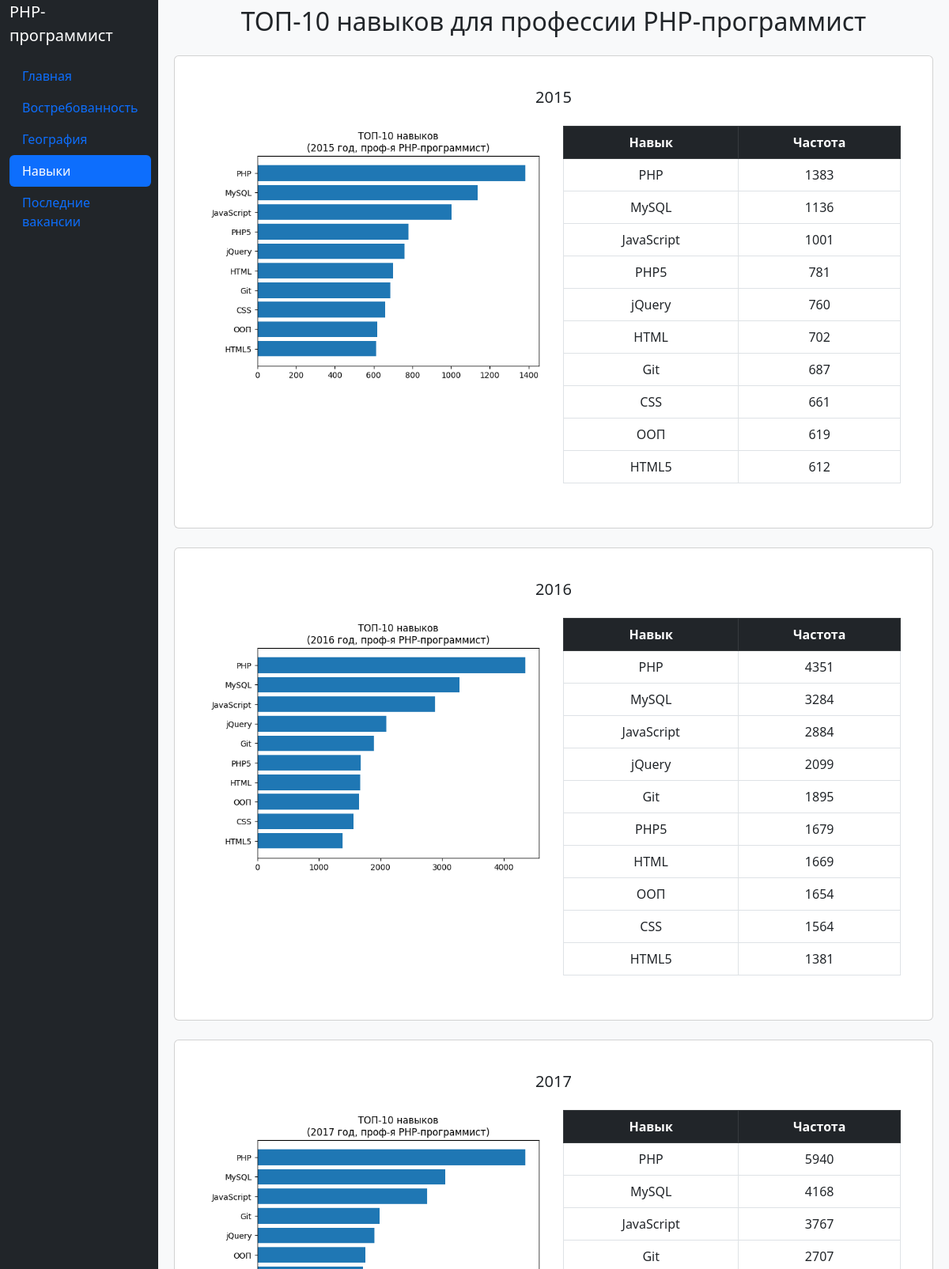
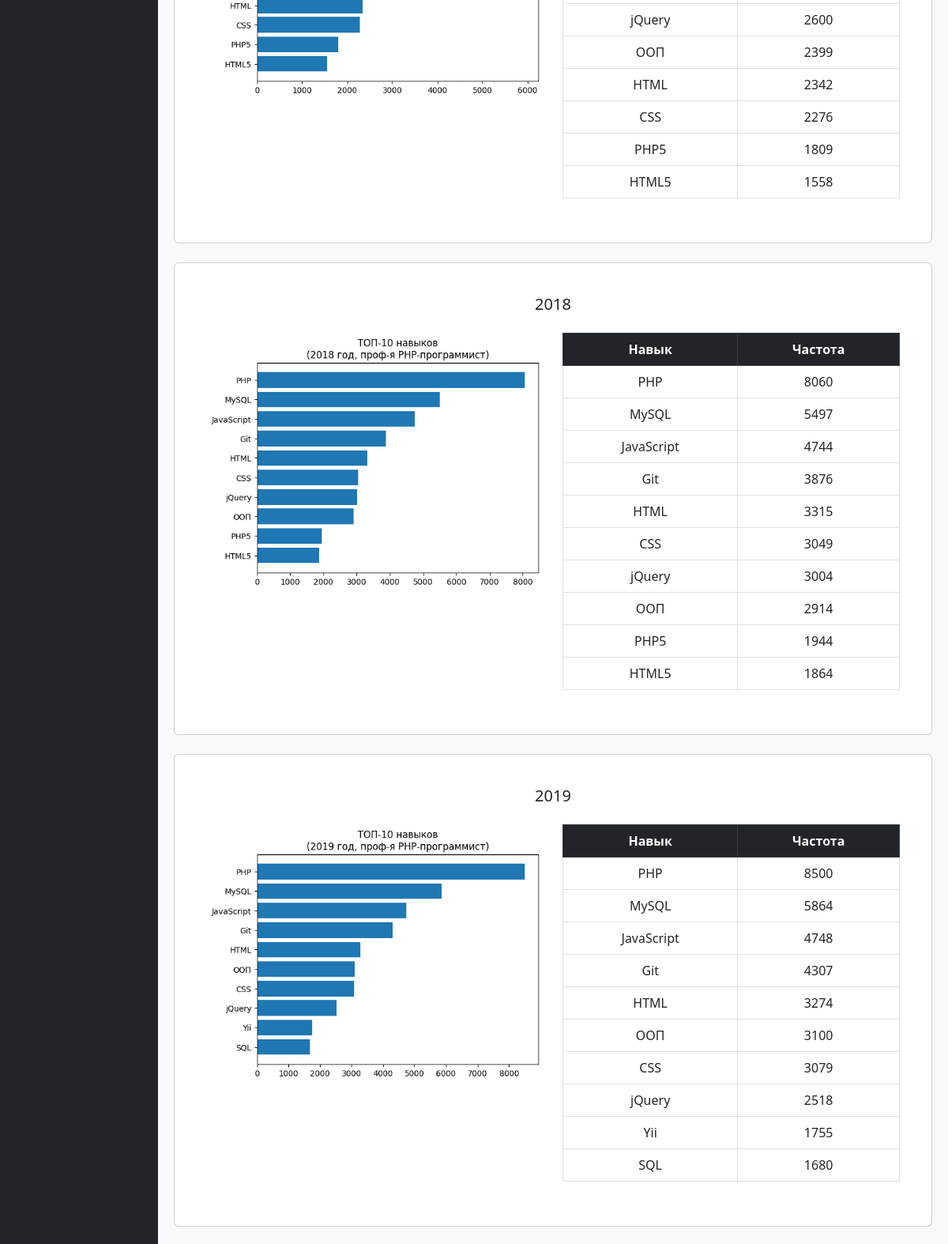
Screenshot of /skills/ (upper part) with the database file from the repository (2 pictures, top to bottom).
### app/models.py (models this page shows, shortened)
class Profession(models.Model):
    name = models.CharField('Название профессии', max_length=80)
    desc = models.TextField('Краткое описание')
    header_bg = models.ImageField('Изображение-фон для шапки', upload_to='images/main', null=True, blank=True)
    where_used = models.TextField('Где востребована')
    when_appeared = models.TextField('Когда появилась')
    about_img = models.ImageField('Изображение для раздела о профессии', upload_to='images/main/', null=True, blank=True)
    skills = models.TextField('Какие навыки необходимы для профессии')
    skills_img = models.ImageField('Изображение для раздела о навыках', upload_to='images/main/', null=True, blank=True)
    grades = models.TextField('Уровни по опыту работы')
    how_to_become = models.TextField('Как войти в профессию')
    class Meta:
        verbose_name = 'Профессия'
        verbose_name_plural = 'Профессии'

class SkillStatisticsPerYear(models.Model):
    profession = models.ForeignKey(Profession, verbose_name='Выбранная профессия', on_delete=models.DO_NOTHING)
    year = models.IntegerField('Год')
    plot_img = models.ImageField('Изображение графика топ-10 навыков', upload_to="images/skills/")
    table = models.TextField('Таблица')
    class Meta:
        verbose_name = 'Статистика по навыкам за год'
        verbose_name_plural = 'Статистики по навыкам'

### app/views.py (the view)
# urls.py: path('skills/', skills),
def skills(request):
    profession = Profession.objects.get(id=1)
    statistics = profession.skillstatisticsperyear_set.all().order_by('year')
    return render(request, 'skills.html', context={'profession': profession, 'statistics': statistics})

### app/templates/skills.html (shortened to what this page needs)
{% extends 'base.html' %}
{% load static %}
{% block content %}
<div class="row text-center mt-2">
    <h2 class="mb-4">ТОП-10 навыков для профессии {{ profession.name }}</h2>
    {% for stats in statistics %}
    <div class="card skills-card p-4 mx-auto mb-4">
        <div class="card-body">
            <h5 class="card-title mb-4">{{ stats.year }}</h5>
            <div class="row">
                <div class="col">
                    <img class="img-fluid" src="{{ stats.plot_img.url }}">
                </div>
                <div class="col">
                    {{ stats.table | safe }}
                </div>
            </div>
        </div>
    </div>
    {% endfor %}
</div>
{% endblock %}

### app/templates/base.html (shortened to what this page needs)
<!DOCTYPE html>
<html lang="ru">
<head>
    {% load static %}
    <link href="{% static 'css/bootstrap/bootstrap.min.css' %}" rel="stylesheet">
    <link href="{% static 'css/style.css' %}" rel="stylesheet">
</head>
<body>
<div class="container-fluid">
    <div class="row">
        <div class="col-2 bg-dark min-vh-100">
            <a href="/" class="d-flex pb-3 text-decoration-none fs-5 text-white">PHP-программист</a>
            <ul class="nav nav-pills flex-column">
                <li class="nav-item">
                    <a class="nav-link {% if request.path == '/' %}active{% endif %}" href="/">Главная</a>
                </li>
                <li class="nav-item">
                    <a class="nav-link {% if request.path == '/salary/' %}active{% endif %}" href="/salary/">Востребованность</a>
                </li>
                <li class="nav-item">
                    <a class="nav-link {% if request.path == '/area/' %}active{% endif %}" href="/area/">География</a>
                </li>
                <li class="nav-item">
                    <a class="nav-link {% if request.path == '/skills/' %}active{% endif %}" href="/skills/">Навыки</a>
                </li>
                <li class="nav-item">
                    <a class="nav-link {% if request.path == '/last-vacancies/' %}active{% endif %}" href="/last-vacancies/">Последние вакансии</a>
                </li>
            </ul>
        </div>
        <div class="col-10 bg-light">
            {% block content %}{% endblock %}
        </div>
    </div>
</div>
</body>
</html>

### app/static/css/style.css (style rules this page uses)
.skills-card { width: 60rem; }

### rows the page displays
Profession: name "PHP-программист"
SkillStatisticsPerYear: year "2015", plot_img (picture), table "Навык Частота PHP 1383 MySQL 1136 JavaScript 1001 PHP5 781 jQuery 760 HTML 702 Git 687 CSS 661 ООП 619 HTML5 612"
SkillStatisticsPerYear: year "2016", plot_img (picture), table "Навык Частота PHP 4351 MySQL 3284 JavaScript 2884 jQuery 2099 Git 1895 PHP5 1679 HTML 1669 ООП 1654 CSS 1564 HTML5 1381"
SkillStatisticsPerYear: year "2017", plot_img (picture), table "Навык Частота PHP 5940 MySQL 4168 JavaScript 3767 Git 2707 jQuery 2600 ООП 2399 HTML 2342 CSS 2276 PHP5 1809 HTML5 1558"
SkillStatisticsPerYear: year "2018", plot_img (picture), table "Навык Частота PHP 8060 MySQL 5497 JavaScript 4744 Git 3876 HTML 3315 CSS 3049 jQuery 3004 ООП 2914 PHP5 1944 HTML5 1864"
SkillStatisticsPerYear: year "2019", plot_img (picture), table "Навык Частота PHP 8500 MySQL 5864 JavaScript 4748 Git 4307 HTML 3274 ООП 3100 CSS 3079 jQuery 2518 Yii 1755 SQL 1680"
